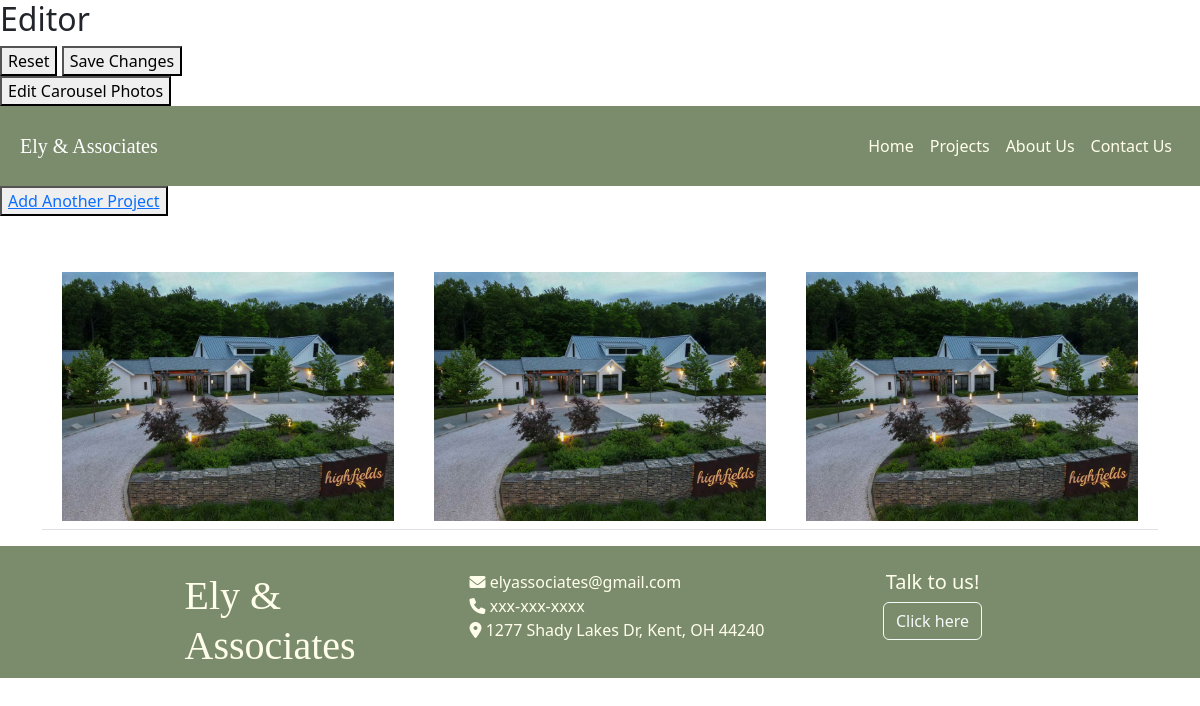
The page /editor/pages/projects.php on the database its author committed.
### tables this page shows
CREATE TABLE `projects` (
  `project_id` int(11) NOT NULL,
  `project_name` varchar(300) DEFAULT NULL,
  `project_description` varchar(1000) DEFAULT NULL,
  `project_city` varchar(20) DEFAULT NULL,
  `project_state` varchar(20) DEFAULT NULL
);

CREATE TABLE `photo` (
  `photo_id` int(11) NOT NULL,
  `photo_name` varchar(300) DEFAULT NULL,
  `file_path` varchar(300) DEFAULT NULL,
  `page_id` varchar(300) DEFAULT NULL,
  `photo_date` varchar(300) DEFAULT NULL
);

CREATE TABLE `website_text` (
  `text_id` int(11) NOT NULL,
  `text_field` varchar(1000) DEFAULT NULL
);

### editor/pages/support/config.php (the view, shortened to what this page needs)
<?php
function getTextFromId(int $id) {
    $sql = "SELECT text_field FROM website_text WHERE text_id = :id";
    $stmt = $GLOBALS['pdo']->prepare($sql);
    $stmt->execute(['id' => $id]);
    $result = $stmt->fetchAll();
    return $result;
}
function getProjectNamesAndCovers() {
    $sql = "SELECT p.project_id, p.project_name, h.file_path FROM projects p, photo h, project_photos r WHERE p.project_id = r.project_id AND h.photo_id = r.photo_id AND r.project_photo_order = 0";
    $stmt = $GLOBALS['pdo']->prepare($sql);
    $stmt->execute();
    $projects = $stmt->fetchAll();;
    $i = 0;
    foreach ($projects as $project) {
        if ($i % 3 == 0) {
            echo "<tr>";
        }
        echo "<td class='col-sm-4'>
            <div class='container'>
                <a href = 'project-details.php?id=".$project['project_id']."'>
                    <div class = 'image'>
                        <img src='".$project['file_path']."' class='img-fluid aspect-ratio-4x3'>
                        <div class = 'text'> <p>".$project['project_name']."</p> </div>
                    </div>
                </a>
            </div>";
        if($i % 3 == 2) {
            echo "</tr>";
        }
        $i++;
    }
}
?>

### editor/pages/projects.php (shortened to what this page needs)
<!DOCTYPE html>
<html>
<?php require 'support/head.php'; ?>
</head>
    <?php require 'support/header.php'; ?>
<body>
    <button name="add_proj_btn"><a href="add_project.php">Add Another Project</a></button>
    <div class="container mt-5">
        <table class="table">
            <tbody>
                <?php echo getProjectNamesAndCovers(); ?>
            </tbody>
        </table>
    </div>
    <?php require 'support/footer.php'; ?>
</body>
</html>

### editor/pages/support/head.php (shortened to what this page needs)
<head>
    <?php require 'config.php'; ?>
    <link href="https://cdn.jsdelivr.net/npm/bootstrap@5.3.1/dist/css/bootstrap.min.css" rel="stylesheet">
    <link rel="stylesheet" href="https://cdnjs.cloudflare.com/ajax/libs/font-awesome/6.0.0-beta3/css/all.min.css">

### editor/pages/support/header.php (shortened to what this page needs)
<div class="editor-bar">
    <h2 class="editor-title">Editor</h2>
    <div class="editor-buttons">
        <button class="reset-button" onclick="location.reload();">Reset</button>
        <button class="save-button" onclick="saveChanges();">Save Changes</button>
        <br>
        <button class="edit-carousel-photos-button" onclick="window.location.href='edit_carousel_photos.php'">Edit Carousel Photos</button>
    </div>
</div>
<header class="header sticky-top">
    <nav id="navbar" class="navbar navbar-expand-md navbar-dark">
        <a class="navbar-brand mr-auto" href="index.php" style="font-family:'Alegreya SC'">Ely & Associates</a>
        <div class="collapse navbar-collapse justify-content-end" id='navbarSupportedContent'>
            <ul class="navbar-nav ml-auto">
            <li class="nav-item">
                <a class="nav-link" href="index.php">Home</a>
            </li>
            <li class="nav-item">
                <a class="nav-link" href="projects.php">Projects</a>
            </li>
            <li class="nav-item">
                <a class="nav-link" href="about_us.php">About Us</a>
            </li>
            <li class="nav-item">
                <a class="nav-link" href="contact_us.php">Contact Us</a>
            </li>
            </ul>
        </div>
    </nav>
</header>

### editor/pages/support/footer.php
<footer class="footer pt-4">
    <div class="container">
        <div class="row justify-content-center">
        <div class="col-lg-3">
            <h1><a href="#" class="navbar-brand logo" style="font-family:'Alegreya SC'">Ely &<br>Associates</a></h1>
        </div>
        <div class="col-lg-4">
            <ul class="list-unstyled contact-info mb-4">
            <li><i class="fas fa-envelope"></i> <span id='9' class='editable'><?php echo getTextFromId(9)[0]['text_field']; ?></span></li>
            <li><i class="fas fa-phone"></i> <span id='10' class='editable'><?php echo getTextFromId(10)[0]['text_field']; ?></span></li>
            <li><i class="fas fa-map-marker-alt"></i> <span id='11' class='editable'><?php echo getTextFromId(11)[0]['text_field']; ?></span></li>
            </ul>
        </div>
        <div class="col-lg-2 text-center">
            <h5><?php echo getTextFromId(12)[0]['text_field']; ?></h5>
            <a href='contact_us.php' class="contact-link btn btn-outline-light" style="text-decoration:none">Click here</a>
        </div>
        </div>
    </div>
</footer>

### editor/pages/support/head.php (style rules this page uses)
.navbar { padding:20px; background-color: #7B8C6C; }
.navbar li a { color: #FFFEEB; }
footer, footer a { color: #FFFEEB; }
footer { background-color: #7B8C6C; }
.image { position: relative; }

### rows shown on the page
projects: photo.file_path (picture)
projects: photo.file_path (picture)
projects: photo.file_path (picture)
website_text: text_field "elyassociates@gmail.com"
website_text: text_field "xxx-xxx-xxxx"
website_text: text_field "1277 Shady Lakes Dr, Kent, OH 44240"
website_text: text_field "Talk to us!"
